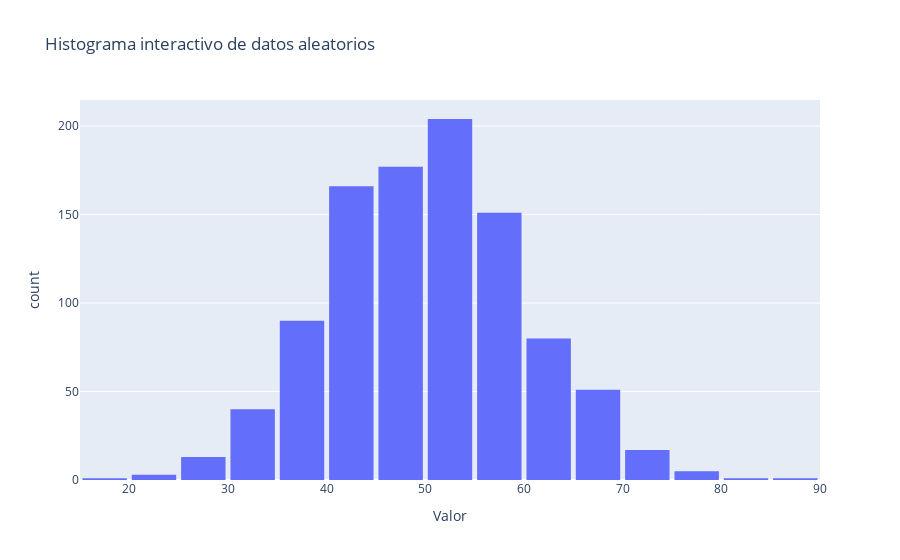

Here is the notebook cell this chart was saved with:
### Code cell
import plotly.express as px
import numpy as np
import pandas as pd

# Generar datos aleatorios
np.random.seed(42)
data = np.random.normal(loc=50, scale=10, size=1000)  # datos de una distribución normal

# Crear un DataFrame con los datos generados
df = pd.DataFrame(data, columns=["Valor"])

# Crear el histograma interactivo con Plotly
fig = px.histogram(df, x="Valor", nbins=30, title="Histograma interactivo de datos aleatorios")
fig.update_layout(bargap=0.1)  # Espacio entre las barras

# Mostrar la gráfica
fig.show()

### Figure 1 — Plotly figure (JSON) as saved in the notebook; plotly's stock layout.template omitted (floating-point values rounded to 4 significant figures; data arrays with more than 128 entries replaced by an {"elided": "..."} marker saying what was removed)
{"data": [{"alignmentgroup": "True", "bingroup": "x", "hovertemplate": "Valor=%{x}<br>count=%{y}<extra></extra>", "legendgroup": "", "marker": {"color": "#636efa", "pattern": {"shape": ""}}, "name": "", "nbinsx": 30, "offsetgroup": "", "orientation": "v", "showlegend": false, "type": "histogram", "x": {"elided": "1000 float values"}, "xaxis": "x", "yaxis": "y"}], "layout": {"bargap": 0.1, "barmode": "relative", "legend": {"tracegroupgap": 0}, "title": {"text": "Histograma interactivo de datos aleatorios"}, "xaxis": {"anchor": "y", "domain": [0, 1], "title": {"text": "Valor"}}, "yaxis": {"anchor": "x", "domain": [0, 1], "title": {"text": "count"}}}}
